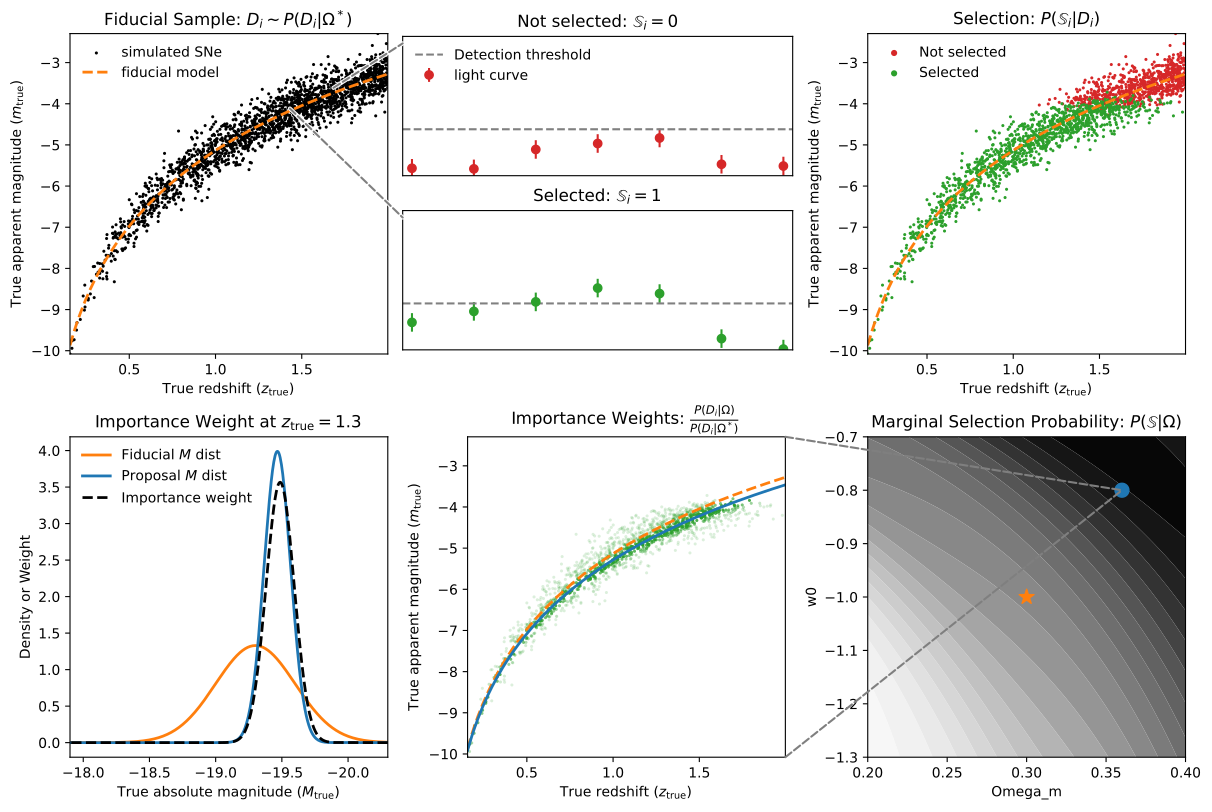

Recreate this plot in Python.
import matplotlib.pyplot as plt
from matplotlib.patches import ConnectionPatch
import jax
import jax.numpy as jnp
import cosmographi as cg
import numpy as np


def generate_samples(
    Nsim, Mmean, Mstd, m_threshold, m_std, z_std, z_max, Omega_m, w0, wa=0.0, key=None
):
    cosmology = cg.Cosmology()
    cosmology.Omega_m = Omega_m
    cosmology.w0 = w0
    cosmology.wa = wa
    rateIa = cg.rates.RateConst(cosmology, r=1, z_min=0.0, z_max=z_max, name="rateIa")

    # Sample true redshifts
    # --------------------------------------------------------------------
    key, subkey = jax.random.split(key)
    z_true = rateIa.sample_z(subkey, Nsim)

    # Compute true distance modulus
    # --------------------------------------------------------------------
    DL = jax.jit(jax.vmap(cosmology.luminosity_distance))(z_true)
    mu_true = 5 * jnp.log10(DL) - 5

    # Sample true absolute magnitudes
    # --------------------------------------------------------------------
    key, subkey = jax.random.split(key)
    M_true = jax.random.normal(subkey, shape=(Nsim,)) * Mstd + Mmean

    # Compute true apparent magnitudes
    # --------------------------------------------------------------------
    m_true = mu_true + M_true

    # Generate noised values with noise
    # --------------------------------------------------------------------
    z_noise = z_true + jax.random.normal(key, shape=(Nsim,)) * z_std
    m_noise = m_true + jax.random.normal(key, shape=(Nsim,)) * m_std

    # Apply detection threshold
    # --------------------------------------------------------------------
    select = m_noise < m_threshold
    z_sel = z_noise[select]
    m_sel = m_noise[select]

    return {
        "z_true": z_true,
        "mu_true": mu_true,
        "m_true": m_true,
        "M_true": M_true,
        "Mmean": Mmean,
        "z_noise": z_noise,
        "m_noise": m_noise,
        "z_sel": z_sel,
        "m_sel": m_sel,
        "select": select,
        "Mstd": Mstd,
        "Omega_m": Omega_m,
        "w0": w0,
        "wa": wa,
    }


def importance_weights(samples, Omega_m, w0, wa=0.0):
    # Compute the distance modulus for the new cosmology
    cosmo_new = cg.Cosmology()
    cosmo_new.Omega_m = Omega_m
    cosmo_new.w0 = w0
    cosmo_new.wa = wa

    DL_new = jax.jit(jax.vmap(cosmo_new.luminosity_distance))(samples["z_true"])
    mu_new = 5 * jnp.log10(DL_new) - 5

    # Compute the importance weights
    weights_denom = -0.5 * (samples["M_true"] - samples["Mmean"]) ** 2 / samples["Mstd"] ** 2
    weights_numer = (
        -0.5 * (samples["mu_true"] - mu_new + samples["M_true"] - samples["Mmean"]) ** 2 / 0.1**2
    )

    return jnp.exp(weights_numer - weights_denom), mu_new


def main():
    # Build a 2x3 parent grid where upper-middle is split into selected/not-selected examples.
    fig = plt.figure(figsize=(12, 8), constrained_layout=True)

    parent = fig.add_gridspec(
        nrows=2,
        ncols=3,
        width_ratios=[1.0, 1.0, 1.0],
        height_ratios=[1.0, 1.0],
        wspace=0.05,
        hspace=0.0,
    )

    # Main-level panels.
    ax_ul = fig.add_subplot(parent[0, 0])
    ax_ur = fig.add_subplot(parent[0, 2])
    ax_ll = fig.add_subplot(parent[1, 0])
    ax_lm = fig.add_subplot(parent[1, 1])
    ax_lr = fig.add_subplot(parent[1, 2])

    # Upper-middle panel split into a nested 2x1 grid.
    nested_um = parent[0, 1].subgridspec(
        nrows=2,
        ncols=1,
        wspace=0.04,
        hspace=0.04,
    )
    ax_ur_00 = fig.add_subplot(nested_um[0, 0])
    ax_ur_10 = fig.add_subplot(nested_um[1, 0])

    # Upper left figure
    # ----------------------------------------------------------------
    print("sims")
    sims = generate_samples(
        Nsim=2000,
        Mmean=-19.3,
        Mstd=0.3,
        m_threshold=-4,
        m_std=0.1,
        z_std=0.05,
        z_max=2.0,
        Omega_m=0.3,
        w0=-1.0,
        wa=0.0,
        key=jax.random.PRNGKey(42),
    )
    xlims = (jnp.min(sims["z_true"]), jnp.max(sims["z_true"]))
    ylims = (jnp.min(sims["m_true"]), jnp.max(sims["m_true"]))
    ax_ul.scatter(sims["z_true"], sims["m_true"], s=5, c="k", linewidth=0, label="simulated SNe")
    ax_ul.plot(
        jnp.sort(sims["z_true"]),
        sims["Mmean"] + sims["mu_true"][jnp.argsort(sims["z_true"])],
        c="tab:orange",
        linestyle="--",
        lw=2,
        label="fiducial model",
    )
    ax_ul.set_xlim(xlims)
    ax_ul.set_ylim(ylims)
    ax_ul.set_xlabel("True redshift ($z_\\mathrm{true}$)")
    ax_ul.set_ylabel("True apparent magnitude ($m_\\mathrm{true}$)")
    ax_ul.legend(frameon=False, loc="upper left")
    ax_ul.set_title("Fiducial Sample: $D_i \\sim P(D_i|\\Omega^*)$")

    # Upper middle figure
    # ----------------------------------------------------------------
    # (Now occupied by two stacked subpanels.)

    # add lines connecting selected samples
    sim_points = []
    connect_ax = []
    connect_ax.append(ax_ur_00)
    sim_points.append((sims["z_true"][~sims["select"]][0], sims["m_true"][~sims["select"]][0]))
    connect_ax.append(ax_ur_10)
    sim_points.append((sims["z_true"][sims["select"]][0], sims["m_true"][sims["select"]][0]))
    for sim, ax_lc in zip(sim_points, connect_ax):
        connector = ConnectionPatch(
            xyA=sim,
            coordsA=ax_ul.transData,
            xyB=(0.0, 0.95),
            coordsB=ax_lc.transAxes,
            color="white",
            linestyle="-",
            lw=3,
            # alpha=0.5,
            clip_on=False,
            # zorder=10,
        )
        fig.add_artist(connector)
        connector = ConnectionPatch(
            xyA=sim,
            coordsA=ax_ul.transData,
            xyB=(0.0, 0.95),
            coordsB=ax_lc.transAxes,
            color="tab:gray",
            linestyle="--",
            lw=1.5,
            # alpha=0.5,
            clip_on=False,
            # zorder=10,
        )
        fig.add_artist(connector)

    # Upper right figures
    # ----------------------------------------------------------------
    print("Selection examples")
    x = np.linspace(-1, 1, 7)
    np.random.seed(43)
    for subax, scale in zip([ax_ur_00, ax_ur_10], [0.8, 1.4]):
        subax.errorbar(
            x,
            scale * np.exp(-0.5 * x**2 / 0.5**2) + np.random.normal(scale=0.2, size=len(x)),
            yerr=0.2,
            fmt="o",
            c="tab:green" if scale > 1 else "tab:red",
            label="light curve",
        )
        subax.axhline(1.0, linestyle="--", c="grey", label="Detection threshold")
        subax.set_xlim([-1.05, 1.05])
        subax.set_ylim([0, 3])
        subax.set_xticks([])
        subax.set_yticks([])
        if scale < 1:
            subax.legend(frameon=False, loc="upper left")
    ax_ur_00.set_title("Not selected: $\\mathbb{S}_i = 0$")
    ax_ur_10.set_title("Selected: $\\mathbb{S}_i = 1$")

    # Upper right figure
    # ----------------------------------------------------------------
    print("Selected and not selected sims")
    ax_ur.scatter(
        sims["z_true"][~sims["select"]],
        sims["m_true"][~sims["select"]],
        s=5,
        c="tab:red",
        linewidth=0,
        label="Not selected",
    )
    ax_ur.scatter(
        sims["z_true"][sims["select"]],
        sims["m_true"][sims["select"]],
        s=5,
        c="tab:green",
        linewidth=0,
        label="Selected",
    )
    ax_ur.plot(
        jnp.sort(sims["z_true"]),
        sims["Mmean"] + sims["mu_true"][jnp.argsort(sims["z_true"])],
        c="tab:orange",
        linestyle="--",
        lw=2,
    )
    ax_ur.set_xlim(xlims)
    ax_ur.set_ylim(ylims)
    ax_ur.set_xlabel("True redshift ($z_\\mathrm{true}$)")
    ax_ur.set_ylabel("True apparent magnitude ($m_\\mathrm{true}$)")
    ax_ur.set_title("Selection: $P(\\mathbb{S}_i|D_i)$")
    ax_ur.legend(frameon=False, markerscale=2)

    # Lower left figure
    # ----------------------------------------------------------------
    print("weight calculation")
    Om_ref = 0.36
    w0_ref = -0.8
    z_ref = 1.3
    M_scan = jnp.linspace(sims["Mmean"] - 1.0, sims["Mmean"] + 1.4, 500)

    cosmo_fid = cg.Cosmology()
    cosmo_fid.Omega_m = sims["Omega_m"]
    cosmo_fid.w0 = sims["w0"]
    cosmo_fid.wa = sims["wa"]

    cosmo_new = cg.Cosmology()
    cosmo_new.Omega_m = Om_ref
    cosmo_new.w0 = w0_ref
    cosmo_new.wa = 0.0
    mu_ref_fid = 5 * jnp.log10(cosmo_fid.luminosity_distance(z_ref)) - 5
    mu_ref_new = 5 * jnp.log10(cosmo_new.luminosity_distance(z_ref)) - 5
    M_implied_new = M_scan + mu_ref_fid - mu_ref_new

    fid_gaussian = jax.scipy.stats.norm.pdf(M_scan, loc=sims["Mmean"], scale=sims["Mstd"])
    new_gaussian = jax.scipy.stats.norm.pdf(M_implied_new, loc=sims["Mmean"], scale=0.1)
    weight_curve = new_gaussian / fid_gaussian
    print(jnp.max(weight_curve))
    ax_ll.plot(
        M_scan,
        fid_gaussian,  # / jnp.max(fid_gaussian),
        c="tab:orange",
        lw=2,
        label="Fiducial $M$ dist",
    )
    ax_ll.plot(
        M_scan,
        new_gaussian,  # / jnp.max(new_gaussian),
        c="tab:blue",
        lw=2,
        label="Proposal $M$ dist",
    )
    ax_ll.plot(
        M_scan,
        weight_curve,  # / jnp.max(weight_curve),
        c="k",
        lw=2,
        linestyle="--",
        label="Importance weight",
    )
    ax_ll.set_xlim(M_scan[0], M_scan[-1])
    # ax_ll.set_ylim(-0.05, 1.3)
    ax_ll.invert_xaxis()
    ax_ll.set_xlabel("True absolute magnitude ($M_\\mathrm{true}$)")
    ax_ll.set_ylabel("Density or Weight")
    ax_ll.set_title("Importance Weight at $z_\\mathrm{true}=1.3$")
    ax_ll.legend(frameon=False, loc="upper left")

    # Lower middle figure
    # ----------------------------------------------------------------
    print("importance weights")
    weights, mu_new = importance_weights(sims, Omega_m=Om_ref, w0=w0_ref, wa=0.0)
    weights = weights[sims["select"]]
    weights = weights / jnp.max(weights)  # Normalize weights for plotting
    ax_lm.scatter(
        sims["z_true"][sims["select"]],
        sims["m_true"][sims["select"]],
        s=5,
        alpha=(weights + 0.2) / 1.2,
        c="tab:green",
        linewidth=0,
    )
    ax_lm.plot(
        jnp.sort(sims["z_true"]),
        sims["Mmean"] + sims["mu_true"][jnp.argsort(sims["z_true"])],
        c="tab:orange",
        linestyle="--",
        lw=2,
    )
    ax_lm.plot(
        jnp.sort(sims["z_true"]),
        sims["Mmean"] + mu_new[jnp.argsort(sims["z_true"])],
        c="tab:blue",
        lw=2,
    )
    ax_lm.set_xlim(xlims)
    ax_lm.set_ylim(ylims)
    ax_lm.set_xlabel("True redshift ($z_\\mathrm{true}$)")
    ax_lm.set_ylabel("True apparent magnitude ($m_\\mathrm{true}$)")
    ax_lm.set_title("Importance Weights: $\\frac{P(D_i|\\Omega)}{P(D_i|\\Omega^*)}$")
    # Lower right figure
    # ----------------------------------------------------------------
    print("Heatmap")
    Om, W0 = jnp.meshgrid(jnp.linspace(0.2, 0.4, 100), jnp.linspace(-1.3, -0.7, 100))
    Z = jax.vmap(lambda om, w0: jnp.sum(importance_weights(sims, Omega_m=om, w0=w0)[0]))(
        Om.ravel(), W0.ravel()
    )
    Z = Z.reshape(Om.shape)
    ax_lr.contourf(Om, W0, Z, levels=25, cmap="Greys")
    ax_lr.scatter(0.3, -1.0, c="tab:orange", marker="*", s=125)
    ax_lr.scatter(Om_ref, w0_ref, c="tab:blue", marker="o", s=100, zorder=21)

    # Connect the lower-middle panel to the corresponding blue point in parameter space.
    blue_point = (Om_ref, w0_ref)
    for corner in [(1.0, 0.0), (1.0, 1.0)]:
        connector = ConnectionPatch(
            xyA=corner,
            coordsA=ax_lm.transAxes,
            xyB=blue_point,
            coordsB=ax_lr.transData,
            color="tab:gray",
            linestyle="--",
            lw=1.5,
            # alpha=0.5,
            clip_on=False,
            zorder=11,
        )
        fig.add_artist(connector)

    ax_lr.set_xlabel("Omega_m")
    ax_lr.set_ylabel("w0")
    ax_lr.set_title("Marginal Selection Probability: $P(\\mathbb{S}|\\Omega)$")

    # Constrained layout plus per-axis titles can make stacked subpanels slightly taller.
    # Squish all top-row subpanels so their top/bottom align with the top-left panel.
    fig.canvas.draw()
    ur_axes = [ax_ur_00, ax_ur_10]
    top_ref = ax_ul.get_position()
    ur_y0 = min(ax.get_position().y0 for ax in ur_axes)
    ur_y1 = max(ax.get_position().y1 for ax in ur_axes)

    target_y0 = top_ref.y0
    target_y1 = top_ref.y1
    current_h = ur_y1 - ur_y0
    target_h = target_y1 - target_y0

    # Affine remap each nested axis y-position into the target vertical span.
    if current_h > 0:
        yscale = target_h / current_h
        for ax in ur_axes:
            pos = ax.get_position()
            new_y0 = target_y0 + (pos.y0 - ur_y0) * yscale
            new_h = pos.height * yscale
            ax.set_position([pos.x0, new_y0, pos.width, new_h])

    plt.savefig("spartan_explainer.pdf", bbox_inches="tight")
    plt.show()


if __name__ == "__main__":
    main()
